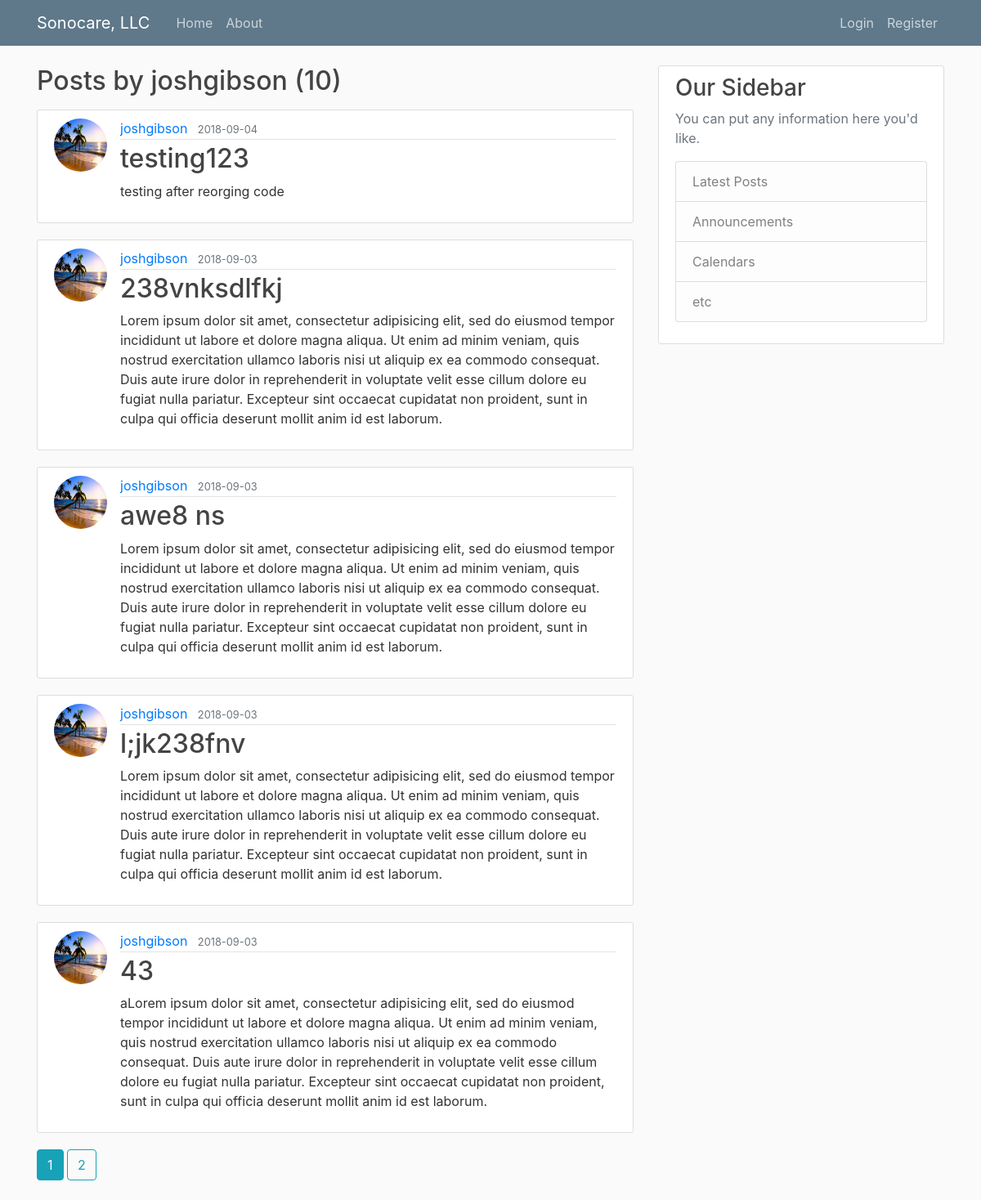
Screenshot of /user/joshgibson with the database file from the repository.
### flaskblog/models.py (models this page shows, shortened)
class User(db.Model, UserMixin):
    id = db.Column(db.Integer, primary_key=True)
    username = db.Column(db.String(20), unique=True, nullable=False)
    email = db.Column(db.String(120), unique=True, nullable=False)
    image_file = db.Column(db.String(20), nullable=False, default='default.jpg')
    password = db.Column(db.String(60), nullable=False)
    posts = db.relationship('Post', backref='author', lazy=True)

class Post(db.Model):
    id = db.Column(db.Integer, primary_key=True)
    title = db.Column(db.String(100), nullable=False)
    date_posted = db.Column(db.DateTime, nullable=False, default=datetime.utcnow)
    content = db.Column(db.Text, nullable=False)
    user_id = db.Column(db.Integer, db.ForeignKey('user.id'), nullable=False)

### flaskblog/users/routes.py (the view)
@users.route("/user/<string:username>")
def user_posts(username):
    page = request.args.get('page', 1, type=int)
    user = User.query.filter_by(username=username).first_or_404()
    posts = Post.query.filter_by(author=user)\
        .order_by(Post.date_posted.desc())\
        .paginate(page=page, per_page=5)
    return render_template('user_posts.html', posts=posts, user=user)

### flaskblog/templates/user_posts.html
{% extends "layout.html" %}
{% block content %}
    <h2 class="mb-3">Posts by {{ user.username }} ({{ posts.total }})</h2>
    {% for post in posts.items %}
        <article class="media content-section">
          <img class="rounded-circle article-img" src="{{ url_for('static', filename='profile_pics/' + post.author.image_file) }}">
          <div class="media-body">
            <div class="article-metadata">
              <a class="mr-2" href="{{ url_for('users.user_posts', username=post.author.username) }}">{{ post.author.username }}</a>
              <small class="text-muted">{{ post.date_posted.strftime('%Y-%m-%d') }}</small>
            </div>
            <h2><a class="article-title" href="{{ url_for('posts.post', post_id=post.id) }}">{{ post.title }}</a></h2>
            <p class="article-content">{{ post.content }}</p>
          </div>
        </article>
    {% endfor %}
    {% for page_num in posts.iter_pages(left_edge=1, right_edge=1, left_current=1, right_current=2) %}
        {% if page_num %}
            {% if posts.page == page_num %}
            <a class="btn btn-info mb-4" href="{{ url_for('main.home', page=page_num) }}">{{ page_num }}</a>
            {% else %}
            <a class="btn btn-outline-info mb-4" href="{{ url_for('users.user_posts', username=user.username, page=page_num) }}">{{ page_num }}</a>
            {% endif %}
        {% else %}
            ...
        {% endif %}
    {% endfor %}
{% endblock content %}

### flaskblog/static/main.css (style rules this page uses)
body { background: #fafafa; color: #333333; margin-top: 5rem; }
h1, h2, h3, h4, h5, h6 { color: #444444; }
.content-section { background: #ffffff; padding: 10px 20px; border: 1px solid #dddddd; border-radius: 3px; margin-bottom: 20px; }
.article-title { color: #444444; }
.article-content { white-space: pre-line; }
.article-img { height: 65px; width: 65px; margin-right: 16px; }
.article-metadata { padding-bottom: 1px; margin-bottom: 4px; border-bottom: 1px solid #e3e3e3 }

### rows the page displays
User: username "joshgibson"
Post: image_file (picture), author.username "joshgibson", date_posted "2018-09-04", title "testing123", content "testing after reorging code"
Post: image_file (picture), author.username "joshgibson", date_posted "2018-09-03", title "238vnksdlfkj", content "Lorem ipsum dolor sit amet, consectetur adipisicing elit, sed do eiusmod tempor incididunt ut labore et dolore magna aliqua. Ut enim ad minim veniam, quis nostrud exercitation ullamco laboris nisi ut aliquip ex ea commodo consequat. Duis aute irure dolor in reprehenderit in voluptate velit esse cillum dolore eu fugiat nulla pariatur. Excepteur sint occaecat cupidatat non proident, sunt in culpa qui officia deserunt mollit anim id est laborum."
Post: image_file (picture), author.username "joshgibson", date_posted "2018-09-03", title "awe8 ns", content "Lorem ipsum dolor sit amet, consectetur adipisicing elit, sed do eiusmod tempor incididunt ut labore et dolore magna aliqua. Ut enim ad minim veniam, quis nostrud exercitation ullamco laboris nisi ut aliquip ex ea commodo consequat. Duis aute irure dolor in reprehenderit in voluptate velit esse cillum dolore eu fugiat nulla pariatur. Excepteur sint occaecat cupidatat non proident, sunt in culpa qui officia deserunt mollit anim id est laborum."
Post: image_file (picture), author.username "joshgibson", date_posted "2018-09-03", title "l;jk238fnv", content "Lorem ipsum dolor sit amet, consectetur adipisicing elit, sed do eiusmod tempor incididunt ut labore et dolore magna aliqua. Ut enim ad minim veniam, quis nostrud exercitation ullamco laboris nisi ut aliquip ex ea commodo consequat. Duis aute irure dolor in reprehenderit in voluptate velit esse cillum dolore eu fugiat nulla pariatur. Excepteur sint occaecat cupidatat non proident, sunt in culpa qui officia deserunt mollit anim id est laborum."
Post: image_file (picture), author.username "joshgibson", date_posted "2018-09-03", title "43", content "aLorem ipsum dolor sit amet, consectetur adipisicing elit, sed do eiusmod tempor incididunt ut labore et dolore magna aliqua. Ut enim ad minim veniam, quis nostrud exercitation ullamco laboris nisi ut aliquip ex ea commodo consequat. Duis aute irure dolor in reprehenderit in voluptate velit esse cillum dolore eu fugiat nulla pariatur. Excepteur sint occaecat cupidatat non proident, sunt in culpa qui officia deserunt mollit anim id est laborum."

### other values shown
{{ posts.total }} "10"
{{ page_num }} "1"
{{ page_num }} "2"
